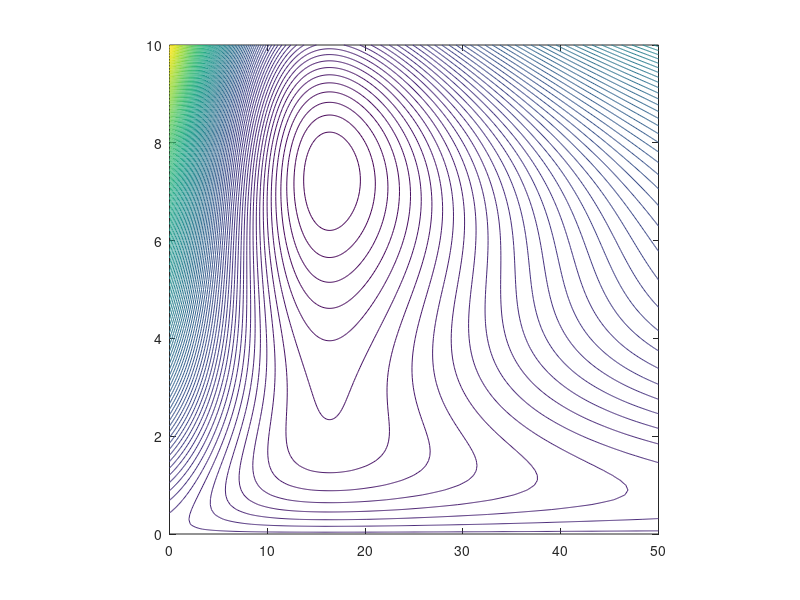

MATLAB code for this plot:
% program for calculating the potential surface
%Author: Amitava Giri, Sandip Kar

clear all
clc
% parameter values
sf=1.0;
%sf=scalling factor
%S=2.0;
J0X=0.000001*sf;
ksX=0.001*sf;
dX=0.003;
J0Y=0.00005*sf;
ksY=0.0011;
dY=0.003;
J0Z=0.00005*sf;
ksZ=0.055*sf;
kmZ=6.5*sf;
ksZ1=0.008*sf*sf;
kmZ1=4.0*sf*sf;
kef=1.0;
dZ=0.00495;
n1=2.0;

s=0.0:0.1:50.0;
z=0.0:0.1:10.0;

[S,Z]=meshgrid(s,z);

% steady state expression of X and Y

Xs=(J0X+(ksX.*S))./dX;
Ys=(J0Y+(ksY.*Xs))./dY;

% Expression of different constants

c=(ksZ1.*Xs)./(kmZ1+(kef.*(Ys.^2)));

c1=(J0Z+c+ksZ);
c2=(dZ/2);
c3=(ksZ*kmZ);
% potential calculation

       
VZ=-(c1.*Z)+(c2.*(Z.^2))+(c3.*atan(Z./kmZ));
%plot3(S,Z,VZ)
%surf(S,Z,VZ)
contour(S,Z,VZ,100);
pbaspect([1 1 1]);
